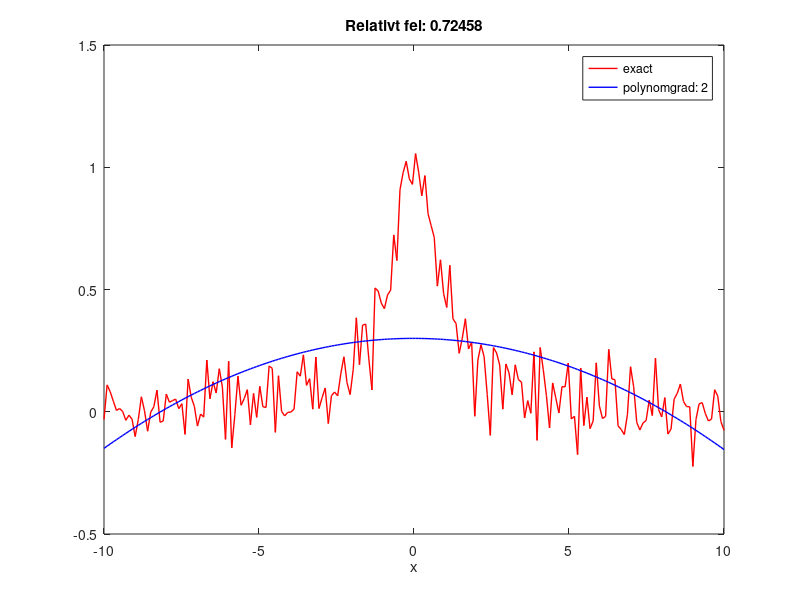

This figure's MATLAB source:

% ----------------------------------------
%   Solution of least squares  problem  min_x || Ax - y ||_2
%   using the method of normal equations.
%   Matrix A is constructed as a Vandermonde matrix.
%   
% ----------------------------------------

degree=2; % graden på polynomet 
points=200; %antalet diskreta punkter = ( rader i matrisen A)

x=zeros(1,points);
y=zeros(1,points);
Vandermode_matrix=[];
for i=1:1:points
  x = linspace(-10.0,10.0,points);
  %  exakt funktion
  %y(i)= sin(pi*x(i)/5) %+ x(i)/5;
  % y=rand(1,i)*0.1;
  y(i) = 1./(1+x(i).^2) + 0.1*randn(size(x(i)));
 
end

%skapar vandermode matrisen 
Vandermode_matrix = bsxfun(@power,x(:),0:degree);


% beräknar högeledet 
rhs=Vandermode_matrix'*y';

% beräknar vänsterledet
lhs=Vandermode_matrix'*Vandermode_matrix;

l=zeros(degree+1);

% solution of the normal equation using Cholesky decomposition

if all(eig(lhs) > 0)
    l = chol(lhs, 'lower');
    rhs = l' \ (l \ rhs);

    figure(1)
plot(x,y,'- r', 'linewidth',1)
hold on

% beräknar approximation till det exakta polynomet med coefficienter c

approx = Vandermode_matrix*rhs;
plot(x,approx,'- b', 'linewidth',1)
hold off

str_xlabel = ['polynomgrad: ', num2str(degree)];

% Beräknar det relativa felet 
%  norm(approx. value - true value) / norm(true value)
%e1=norm(y'- approx)/norm(y')

error=norm(y'- approx)/norm(y');
%fprintf('Relativt fel: %.2f%%', error);

legend('exact ',str_xlabel);
title(['Relativt fel: ' num2str(error)])
xlabel('x')
else
    error('Matrisen är positivt definit; en matris A sådan att x^(T) Ax > 0 för alla x');
end







